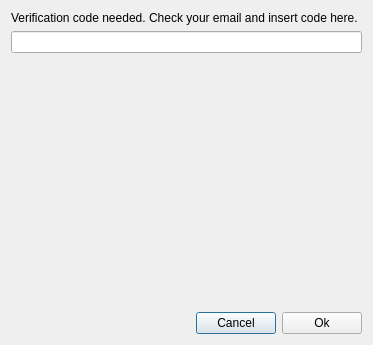
<?xml version="1.0" encoding="UTF-8"?>
<ui version="4.0">
 <class>Dialog</class>
 <widget class="QDialog" name="Dialog">
  <property name="geometry">
   <rect>
    <x>0</x>
    <y>0</y>
    <width>373</width>
    <height>345</height>
   </rect>
  </property>
  <property name="windowTitle">
   <string>Dialog</string>
  </property>
  <layout class="QGridLayout" name="gridLayout_2">
   <item row="3" column="0">
    <layout class="QHBoxLayout" name="horizontalLayout">
     <item>
      <spacer name="horizontalSpacer">
       <property name="orientation">
        <enum>Qt::Horizontal</enum>
       </property>
       <property name="sizeHint" stdset="0">
        <size>
         <width>40</width>
         <height>20</height>
        </size>
       </property>
      </spacer>
     </item>
     <item>
      <widget class="QPushButton" name="cancelBtn">
       <property name="text">
        <string>Cancel</string>
       </property>
      </widget>
     </item>
     <item>
      <widget class="QPushButton" name="okBtn">
       <property name="text">
        <string>Ok</string>
       </property>
      </widget>
     </item>
    </layout>
   </item>
   <item row="0" column="0">
    <layout class="QGridLayout" name="gridLayout">
     <item row="0" column="0">
      <widget class="QLabel" name="label">
       <property name="text">
        <string>Verification code needed. Check your email and insert code here.</string>
       </property>
      </widget>
     </item>
    </layout>
   </item>
   <item row="1" column="0">
    <widget class="QLineEdit" name="verificationCodeTxt"/>
   </item>
   <item row="2" column="0">
    <spacer name="verticalSpacer">
     <property name="orientation">
      <enum>Qt::Vertical</enum>
     </property>
     <property name="sizeHint" stdset="0">
      <size>
       <width>20</width>
       <height>40</height>
      </size>
     </property>
    </spacer>
   </item>
  </layout>
 </widget>
 <resources/>
 <connections/>
</ui>
